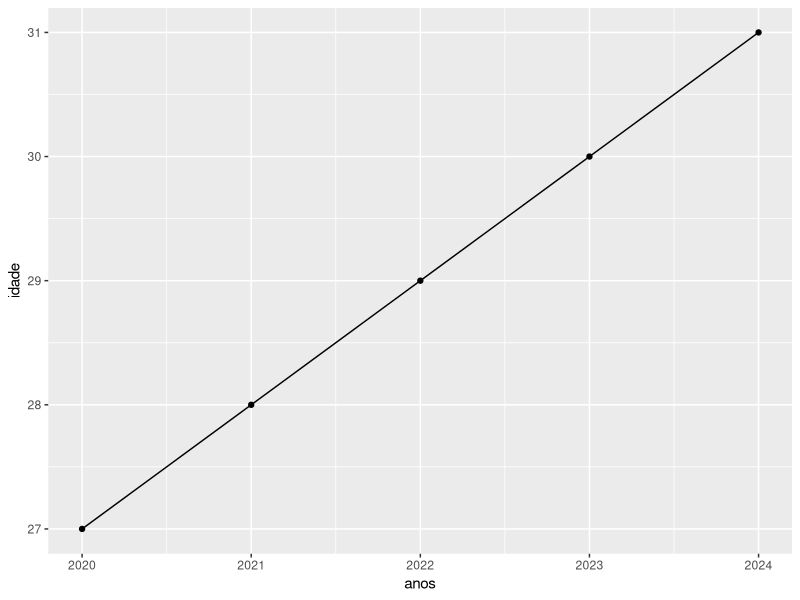

Generate this figure with R:
# Script da Aula 1
# Aluna: Beatriz Bandeira de Mello
# LEGO I

require(stringr)
require(tidyverse)

#Exercício 1: primeiros passos com R

meu_ano_nascimento <- 1993
ano_atual <- 2024
minha_idade <- ano_atual- meu_ano_nascimento
minha_idade

#Exercício 2: trabalhando com textos

meu_nome <- "Beatriz"
paste("Meu nome é", meu_nome) #Paste combina textos e números

#Exercício 3: usando funcoes basicas

nchar (meu_nome)
raiz_nome <- sqrt (nchar (meu_nome))

#Exercício 4: criando e usando vetores

notas <- c(8.9, 9, 8.5, 9.5, 9.5)
media_notas <- mean(notas)
media_notas

#Exercício 5: usando logica condicional

aprovado <- media_notas > 8 #Retorna TRUE se a media das notas for maior que 8
media_notas

if(media_notas > 8) {
  resultado <- "APROVADO"
  print (resultado)
} else {
  resultado <- "REPROVADO"
  print (resultado)
}

#Exercício 6: trabalhando com textos - strings

nome_abreviado <- abbreviate(meu_nome) #A funcao remove as vogais do nome
nome_abreviado

#Exercício 7: operacoes com vetores

anos <- seq(ano_atual-4, ano_atual)
minhas_idades <- anos - meu_ano_nascimento
minhas_idades

media_idades <- mean(minhas_idades)
media_idades

x <- anos - media_idades

#Exercício 8: operacoes com vetores II

notas
notas_abaixo_media <- notas > media_notas
abaixo_media <- notas[notas_abaixo_media] #Criei um objeto apenas com as notas abaixo da media de notas   
abaixo_media

#Exercicio 9: Explorando data.frames

dados_pessoais <- data.frame(
  ano <- anos,
  idade <- minhas_idades
  )

names(dados_pessoais) #Nome da linha e da coluna
nrow(dados_pessoais) #Numero de linhas
ncol(dados_pessoais) #Numero de colunas
View(dados_pessoais) #Abre visualizacao em formato de excel

#Exercicio 10: manipulando data.frames

capitais_sudeste = data.frame(
  capitais = c("Belo Horizonte", "São Paulo", "Rio de Janeiro", "Vitória"),
  estados = c("MG", "SP", "RJ", "ES"),
  populacao_por_mil = c(2315, 11451, 6211, 322)
)

print(capitais_sudeste)
gd.pop <- capitais_sudeste$populacao_por_mil>5000
capitais_sudeste[gd.pop,] #Versao modificada, o teste logico filtrou as linhas

#Exercicio 11: manipulando data.frames II

capitais_uf <- capitais_sudeste
capitais_uf$estados <- c("Belo Horizonte", "São Paulo", "Rio de Janeiro", "Vitória") #Substitui apenas o conteúdo de uma coluna específica

capitais_uf

#Exercício 12: instalação e uso de pacotes

require(ggplot2)

ggplot(data = dados_pessoais, aes(x = anos, y = idade)) +
  geom_line() +
  geom_point()
